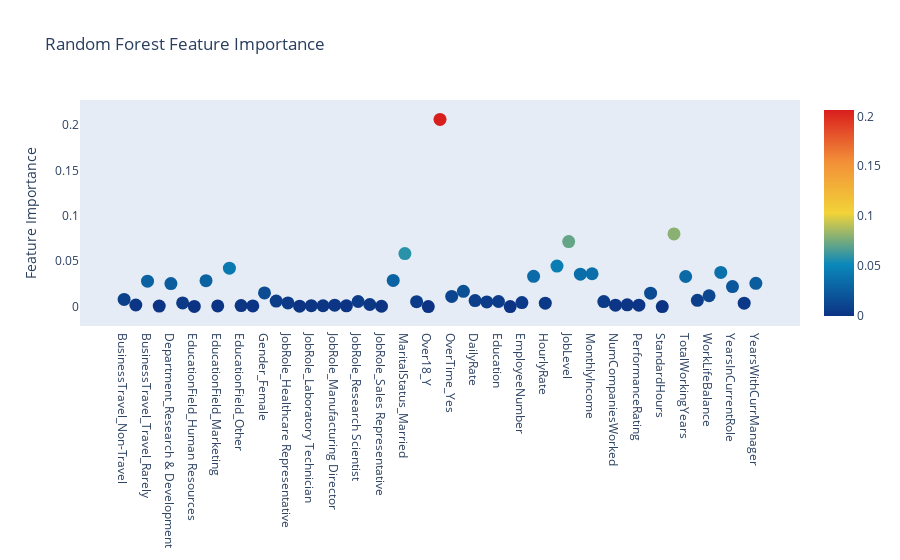

Notebook source saved alongside this figure:
### Code cell
trace = go.Scatter(y=rf.feature_importances_, x=att_final.columns.values, mode='markers', 
                   marker=dict(sizemode='diameter', sizeref=1, size=13, color=rf.feature_importances_, colorscale='Portland', showscale=True),
                   text=att_final.columns.values)
data = [trace]
layout= go.Layout(
    autosize= True,
    title= 'Random Forest Feature Importance',
    hovermode= 'closest',
     xaxis= dict(
         ticklen= 5,
         showgrid=False,
        zeroline=False,
        showline=False
     ),
    yaxis=dict(
        title= 'Feature Importance',
        showgrid=False,
        zeroline=False,
        ticklen= 5,
        gridwidth= 2
    ),
    showlegend= False
)
fig = go.Figure(data = data, layout=layout)
py.iplot(fig, filename='Scatter2010')
fig.show(renderer="colab")

### Figure 1 — Plotly figure (JSON) as saved in the notebook; plotly's stock layout.template omitted (floating-point values rounded to 4 significant figures)
{"data": [{"marker": {"color": [0.007864, 0.00172, 0.02804, 0.0005409, 0.02535, 0.003993, 0.0001569, 0.02861, 0.0007538, 0.04236, 0.001073, 0.0006638, 0.01501, 0.006039, 0.004053, 0.0004231, 0.0009744, 0.0009235, 0.001598, 0.0008311, 0.005611, 0.002314, 0.000373, 0.02881, 0.05849, 0.005434, 0, 0.2064, 0.0112, 0.01683, 0.0066, 0.005161, 0.005605, 0, 0.004409, 0.03334, 0.003788, 0.04468, 0.07169, 0.03568, 0.0362, 0.005472, 0.001512, 0.001878, 0.001535, 0.01478, 0, 0.08007, 0.03319, 0.006936, 0.01191, 0.03764, 0.02208, 0.003778, 0.02564], "colorscale": [[0, "rgb(12,51,131)"], [0.25, "rgb(10,136,186)"], [0.5, "rgb(242,211,56)"], [0.75, "rgb(242,143,56)"], [1, "rgb(217,30,30)"]], "showscale": true, "size": 13, "sizemode": "diameter", "sizeref": 1}, "mode": "markers", "text": ["BusinessTravel_Non-Travel", "BusinessTravel_Travel_Frequently", "BusinessTravel_Travel_Rarely", "Department_Human Resources", "Department_Research & Development", "Department_Sales", "EducationField_Human Resources", "EducationField_Life Sciences", "EducationField_Marketing", "EducationField_Medical", "EducationField_Other", "EducationField_Technical Degree", "Gender_Female", "Gender_Male", "JobRole_Healthcare Representative", "JobRole_Human Resources", "JobRole_Laboratory Technician", "JobRole_Manager", "JobRole_Manufacturing Director", "JobRole_Research Director", "JobRole_Research Scientist", "JobRole_Sales Executive", "JobRole_Sales Representative", "MaritalStatus_Divorced", "MaritalStatus_Married", "MaritalStatus_Single", "Over18_Y", "OverTime_No", "OverTime_Yes", "Age", "DailyRate", "DistanceFromHome", "Education", "EmployeeCount", "EmployeeNumber", "EnvironmentSatisfaction", "HourlyRate", "JobInvolvement", "JobLevel", "JobSatisfaction", "MonthlyIncome", "MonthlyRate", "NumCompaniesWorked", "PercentSalaryHike", "PerformanceRating", "RelationshipSatisfaction", "StandardHours", "StockOptionLevel", "TotalWorkingYears", "TrainingTimesLastYear", "WorkLifeBalance", "YearsAtCompany", "YearsInCurrentRole", "YearsSinceLastPromotion", "YearsWithCurrManager"], "x": ["BusinessTravel_Non-Travel", "BusinessTravel_Travel_Frequently", "BusinessTravel_Travel_Rarely", "Department_Human Resources", "Department_Research & Development", "Department_Sales", "EducationField_Human Resources", "EducationField_Life Sciences", "EducationField_Marketing", "EducationField_Medical", "EducationField_Other", "EducationField_Technical Degree", "Gender_Female", "Gender_Male", "JobRole_Healthcare Representative", "JobRole_Human Resources", "JobRole_Laboratory Technician", "JobRole_Manager", "JobRole_Manufacturing Director", "JobRole_Research Director", "JobRole_Research Scientist", "JobRole_Sales Executive", "JobRole_Sales Representative", "MaritalStatus_Divorced", "MaritalStatus_Married", "MaritalStatus_Single", "Over18_Y", "OverTime_No", "OverTime_Yes", "Age", "DailyRate", "DistanceFromHome", "Education", "EmployeeCount", "EmployeeNumber", "EnvironmentSatisfaction", "HourlyRate", "JobInvolvement", "JobLevel", "JobSatisfaction", "MonthlyIncome", "MonthlyRate", "NumCompaniesWorked", "PercentSalaryHike", "PerformanceRating", "RelationshipSatisfaction", "StandardHours", "StockOptionLevel", "TotalWorkingYears", "TrainingTimesLastYear", "WorkLifeBalance", "YearsAtCompany", "YearsInCurrentRole", "YearsSinceLastPromotion", "YearsWithCurrManager"], "y": [0.007864, 0.00172, 0.02804, 0.0005409, 0.02535, 0.003993, 0.0001569, 0.02861, 0.0007538, 0.04236, 0.001073, 0.0006638, 0.01501, 0.006039, 0.004053, 0.0004231, 0.0009744, 0.0009235, 0.001598, 0.0008311, 0.005611, 0.002314, 0.000373, 0.02881, 0.05849, 0.005434, 0, 0.2064, 0.0112, 0.01683, 0.0066, 0.005161, 0.005605, 0, 0.004409, 0.03334, 0.003788, 0.04468, 0.07169, 0.03568, 0.0362, 0.005472, 0.001512, 0.001878, 0.001535, 0.01478, 0, 0.08007, 0.03319, 0.006936, 0.01191, 0.03764, 0.02208, 0.003778, 0.02564], "type": "scatter"}], "layout": {"autosize": true, "hovermode": "closest", "showlegend": false, "title": {"text": "Random Forest Feature Importance"}, "xaxis": {"showgrid": false, "showline": false, "ticklen": 5, "zeroline": false}, "yaxis": {"gridwidth": 2, "showgrid": false, "ticklen": 5, "title": {"text": "Feature Importance"}, "zeroline": false}}}
